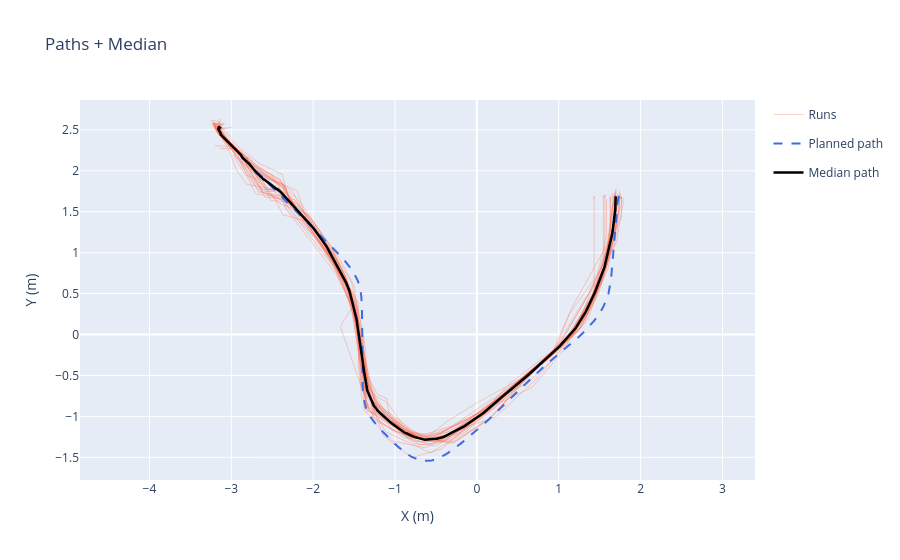

Notebook cell for this chart:
### Code cell
fig = go.Figure()

for i, (rx, ry) in enumerate(resampled):
    fig.add_trace(go.Scatter(
        x=rx, y=ry,
        mode='lines', name=f'Runs',
        line=dict(color='tomato', width=1),
        opacity=0.3,
        legendgroup='runs', showlegend=(i == 0)
    ))

fig.add_trace(go.Scatter(
    x=last_plan['x'], y=last_plan['y'],
    mode='lines', name='Planned path',
    line=dict(color='royalblue', dash='dash', width=2)
))
fig.add_trace(go.Scatter(
    x=median_x, y=median_y,
    mode='lines', name='Median path',
    line=dict(color='black', width=2.5)
))

fig.update_layout(
    title='Paths + Median',
    xaxis_title='X (m)', yaxis_title='Y (m)',
    yaxis_scaleanchor='x', hovermode='closest'
)
fig.show()

### Figure 1 — Plotly figure (JSON) as saved in the notebook; plotly's stock layout.template omitted (floating-point values rounded to 4 significant figures; data arrays with more than 128 entries replaced by an {"elided": "..."} marker saying what was removed)
{"data": [{"legendgroup": "runs", "line": {"color": "tomato", "width": 1}, "mode": "lines", "name": "Runs", "opacity": 0.3, "showlegend": true, "type": "scatter", "x": {"elided": "500 float values"}, "y": {"elided": "500 float values"}}, {"legendgroup": "runs", "line": {"color": "tomato", "width": 1}, "mode": "lines", "name": "Runs", "opacity": 0.3, "showlegend": false, "type": "scatter", "x": {"elided": "500 float values"}, "y": {"elided": "500 float values"}}, {"legendgroup": "runs", "line": {"color": "tomato", "width": 1}, "mode": "lines", "name": "Runs", "opacity": 0.3, "showlegend": false, "type": "scatter", "x": {"elided": "500 float values"}, "y": {"elided": "500 float values"}}, {"legendgroup": "runs", "line": {"color": "tomato", "width": 1}, "mode": "lines", "name": "Runs", "opacity": 0.3, "showlegend": false, "type": "scatter", "x": {"elided": "500 float values"}, "y": {"elided": "500 float values"}}, {"legendgroup": "runs", "line": {"color": "tomato", "width": 1}, "mode": "lines", "name": "Runs", "opacity": 0.3, "showlegend": false, "type": "scatter", "x": {"elided": "500 float values"}, "y": {"elided": "500 float values"}}, {"legendgroup": "runs", "line": {"color": "tomato", "width": 1}, "mode": "lines", "name": "Runs", "opacity": 0.3, "showlegend": false, "type": "scatter", "x": {"elided": "500 float values"}, "y": {"elided": "500 float values"}}, {"legendgroup": "runs", "line": {"color": "tomato", "width": 1}, "mode": "lines", "name": "Runs", "opacity": 0.3, "showlegend": false, "type": "scatter", "x": {"elided": "500 float values"}, "y": {"elided": "500 float values"}}, {"legendgroup": "runs", "line": {"color": "tomato", "width": 1}, "mode": "lines", "name": "Runs", "opacity": 0.3, "showlegend": false, "type": "scatter", "x": {"elided": "500 float values"}, "y": {"elided": "500 float values"}}, {"legendgroup": "runs", "line": {"color": "tomato", "width": 1}, "mode": "lines", "name": "Runs", "opacity": 0.3, "showlegend": false, "type": "scatter", "x": {"elided": "500 float values"}, "y": {"elided": "500 float values"}}, {"legendgroup": "runs", "line": {"color": "tomato", "width": 1}, "mode": "lines", "name": "Runs", "opacity": 0.3, "showlegend": false, "type": "scatter", "x": {"elided": "500 float values"}, "y": {"elided": "500 float values"}}, {"legendgroup": "runs", "line": {"color": "tomato", "width": 1}, "mode": "lines", "name": "Runs", "opacity": 0.3, "showlegend": false, "type": "scatter", "x": {"elided": "500 float values"}, "y": {"elided": "500 float values"}}, {"legendgroup": "runs", "line": {"color": "tomato", "width": 1}, "mode": "lines", "name": "Runs", "opacity": 0.3, "showlegend": false, "type": "scatter", "x": {"elided": "500 float values"}, "y": {"elided": "500 float values"}}, {"legendgroup": "runs", "line": {"color": "tomato", "width": 1}, "mode": "lines", "name": "Runs", "opacity": 0.3, "showlegend": false, "type": "scatter", "x": {"elided": "500 float values"}, "y": {"elided": "500 float values"}}, {"legendgroup": "runs", "line": {"color": "tomato", "width": 1}, "mode": "lines", "name": "Runs", "opacity": 0.3, "showlegend": false, "type": "scatter", "x": {"elided": "500 float values"}, "y": {"elided": "500 float values"}}, {"legendgroup": "runs", "line": {"color": "tomato", "width": 1}, "mode": "lines", "name": "Runs", "opacity": 0.3, "showlegend": false, "type": "scatter", "x": {"elided": "500 float values"}, "y": {"elided": "500 float values"}}, {"legendgroup": "runs", "line": {"color": "tomato", "width": 1}, "mode": "lines", "name": "Runs", "opacity": 0.3, "showlegend": false, "type": "scatter", "x": {"elided": "500 float values"}, "y": {"elided": "500 float values"}}, {"legendgroup": "runs", "line": {"color": "tomato", "width": 1}, "mode": "lines", "name": "Runs", "opacity": 0.3, "showlegend": false, "type": "scatter", "x": {"elided": "500 float values"}, "y": {"elided": "500 float values"}}, {"legendgroup": "runs", "line": {"color": "tomato", "width": 1}, "mode": "lines", "name": "Runs", "opacity": 0.3, "showlegend": false, "type": "scatter", "x": {"elided": "500 float values"}, "y": {"elided": "500 float values"}}, {"legendgroup": "runs", "line": {"color": "tomato", "width": 1}, "mode": "lines", "name": "Runs", "opacity": 0.3, "showlegend": false, "type": "scatter", "x": {"elided": "500 float values"}, "y": {"elided": "500 float values"}}, {"legendgroup": "runs", "line": {"color": "tomato", "width": 1}, "mode": "lines", "name": "Runs", "opacity": 0.3, "showlegend": false, "type": "scatter", "x": {"elided": "500 float values"}, "y": {"elided": "500 float values"}}, {"legendgroup": "runs", "line": {"color": "tomato", "width": 1}, "mode": "lines", "name": "Runs", "opacity": 0.3, "showlegend": false, "type": "scatter", "x": {"elided": "500 float values"}, "y": {"elided": "500 float values"}}, {"legendgroup": "runs", "line": {"color": "tomato", "width": 1}, "mode": "lines", "name": "Runs", "opacity": 0.3, "showlegend": false, "type": "scatter", "x": {"elided": "500 float values"}, "y": {"elided": "500 float values"}}, {"legendgroup": "runs", "line": {"color": "tomato", "width": 1}, "mode": "lines", "name": "Runs", "opacity": 0.3, "showlegend": false, "type": "scatter", "x": {"elided": "500 float values"}, "y": {"elided": "500 float values"}}, {"legendgroup": "runs", "line": {"color": "tomato", "width": 1}, "mode": "lines", "name": "Runs", "opacity": 0.3, "showlegend": false, "type": "scatter", "x": {"elided": "500 float values"}, "y": {"elided": "500 float values"}}, {"legendgroup": "runs", "line": {"color": "tomato", "width": 1}, "mode": "lines", "name": "Runs", "opacity": 0.3, "showlegend": false, "type": "scatter", "x": {"elided": "500 float values"}, "y": {"elided": "500 float values"}}, {"legendgroup": "runs", "line": {"color": "tomato", "width": 1}, "mode": "lines", "name": "Runs", "opacity": 0.3, "showlegend": false, "type": "scatter", "x": {"elided": "500 float values"}, "y": {"elided": "500 float values"}}, {"legendgroup": "runs", "line": {"color": "tomato", "width": 1}, "mode": "lines", "name": "Runs", "opacity": 0.3, "showlegend": false, "type": "scatter", "x": {"elided": "500 float values"}, "y": {"elided": "500 float values"}}, {"legendgroup": "runs", "line": {"color": "tomato", "width": 1}, "mode": "lines", "name": "Runs", "opacity": 0.3, "showlegend": false, "type": "scatter", "x": {"elided": "500 float values"}, "y": {"elided": "500 float values"}}, {"legendgroup": "runs", "line": {"color": "tomato", "width": 1}, "mode": "lines", "name": "Runs", "opacity": 0.3, "showlegend": false, "type": "scatter", "x": {"elided": "500 float values"}, "y": {"elided": "500 float values"}}, {"legendgroup": "runs", "line": {"color": "tomato", "width": 1}, "mode": "lines", "name": "Runs", "opacity": 0.3, "showlegend": false, "type": "scatter", "x": {"elided": "500 float values"}, "y": {"elided": "500 float values"}}, {"line": {"color": "royalblue", "dash": "dash", "width": 2}, "mode": "lines", "name": "Planned path", "type": "scatter", "x": {"elided": "153 float values"}, "y": {"elided": "153 float values"}}, {"line": {"color": "black", "width": 2.5}, "mode": "lines", "name": "Median path", "type": "scatter", "x": {"elided": "500 float values"}, "y": {"elided": "500 float values"}}], "layout": {"hovermode": "closest", "title": {"text": "Paths + Median"}, "xaxis": {"title": {"text": "X (m)"}}, "yaxis": {"scaleanchor": "x", "title": {"text": "Y (m)"}}}}
